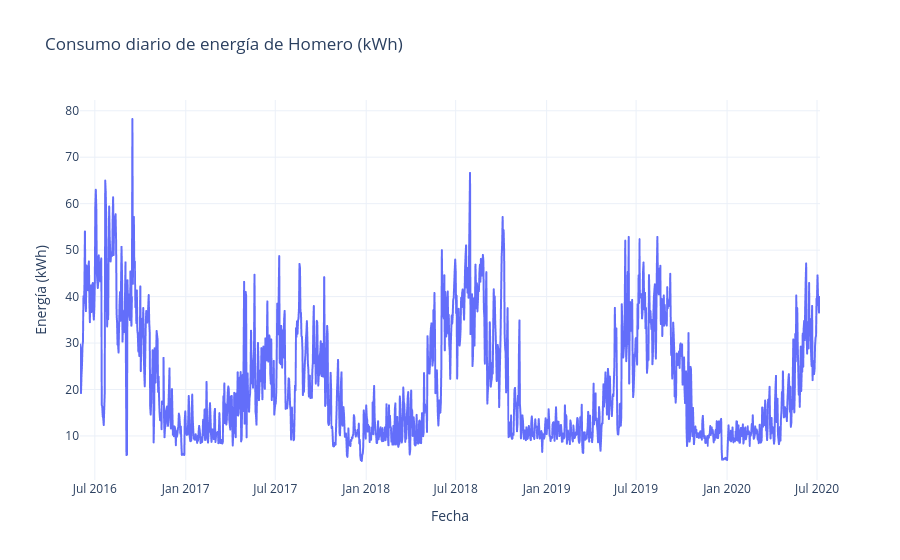

The cell this chart's notebook holds for it:
### Markdown cell above
**Respuesta**:

### Code cell
#Codigo Aqui
import pandas as pd
import plotly.express as px

# 1) Cargar datos
df = pd.read_csv("energia_homero.csv")
df['date'] = pd.to_datetime(df['date'])

fig = px.line(
    df, x="date", y="Energy_kWh",
    title="Consumo diario de energía de Homero (kWh)",
    labels={"date": "Fecha", "Energy_kWh": "Energía (kWh)"},
)
fig.update_layout(template="plotly_white", hovermode="x unified")
fig.show()

### Figure 1 — Plotly figure (JSON) as saved in the notebook; plotly's stock layout.template omitted (floating-point values rounded to 4 significant figures; data arrays with more than 128 entries replaced by an {"elided": "..."} marker saying what was removed)
{"data": [{"hovertemplate": "Fecha=%{x}<br>Energía (kWh)=%{y}<extra></extra>", "legendgroup": "", "line": {"color": "#636efa", "dash": "solid"}, "marker": {"symbol": "circle"}, "mode": "lines", "name": "", "showlegend": false, "type": "scattergl", "x": {"elided": "1498 str values"}, "xaxis": "x", "y": {"elided": "1498 float values"}, "yaxis": "y"}], "layout": {"hovermode": "x unified", "legend": {"tracegroupgap": 0}, "title": {"text": "Consumo diario de energía de Homero (kWh)"}, "xaxis": {"anchor": "y", "domain": [0, 1], "title": {"text": "Fecha"}}, "yaxis": {"anchor": "x", "domain": [0, 1], "title": {"text": "Energía (kWh)"}}}}
